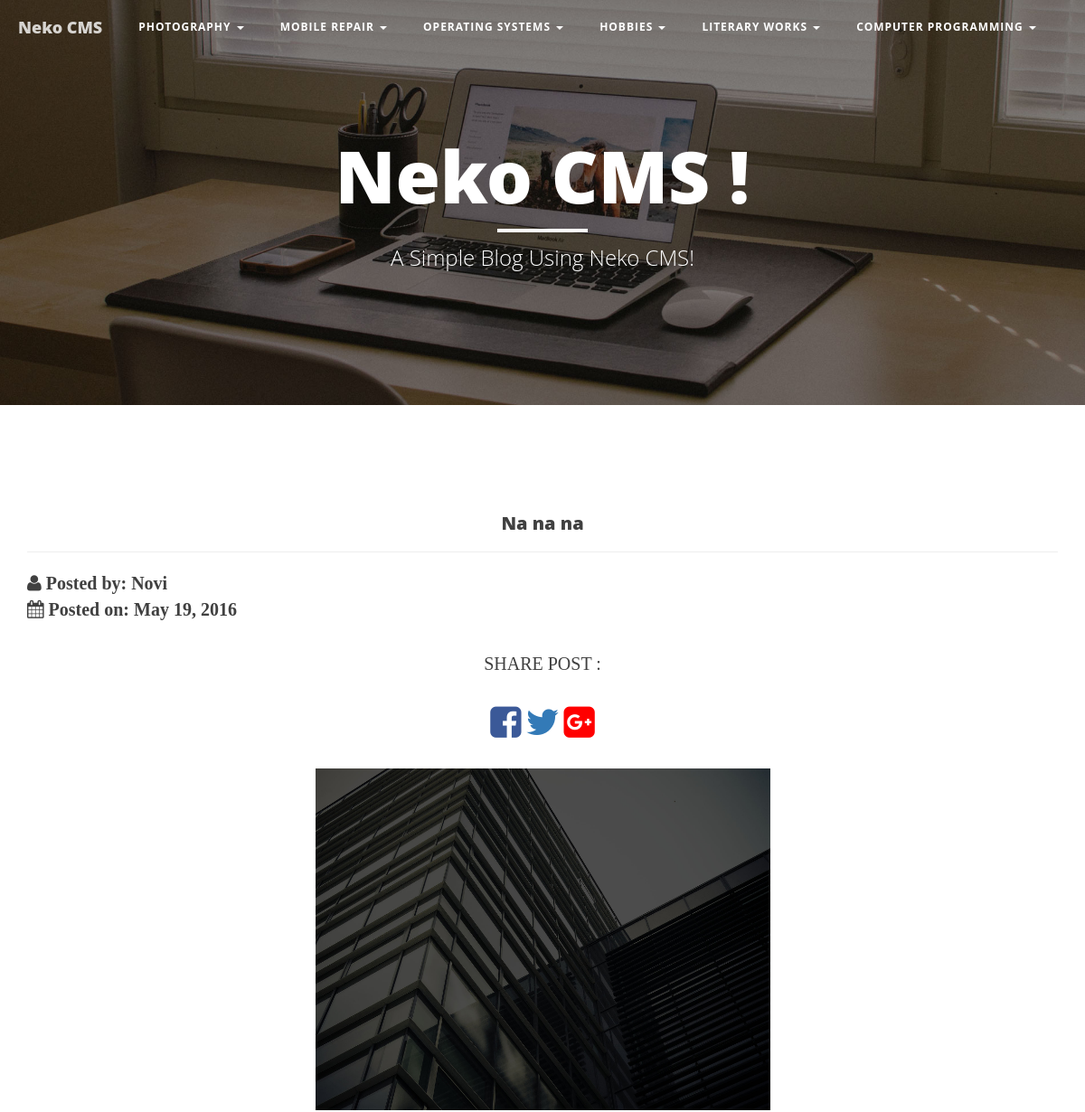
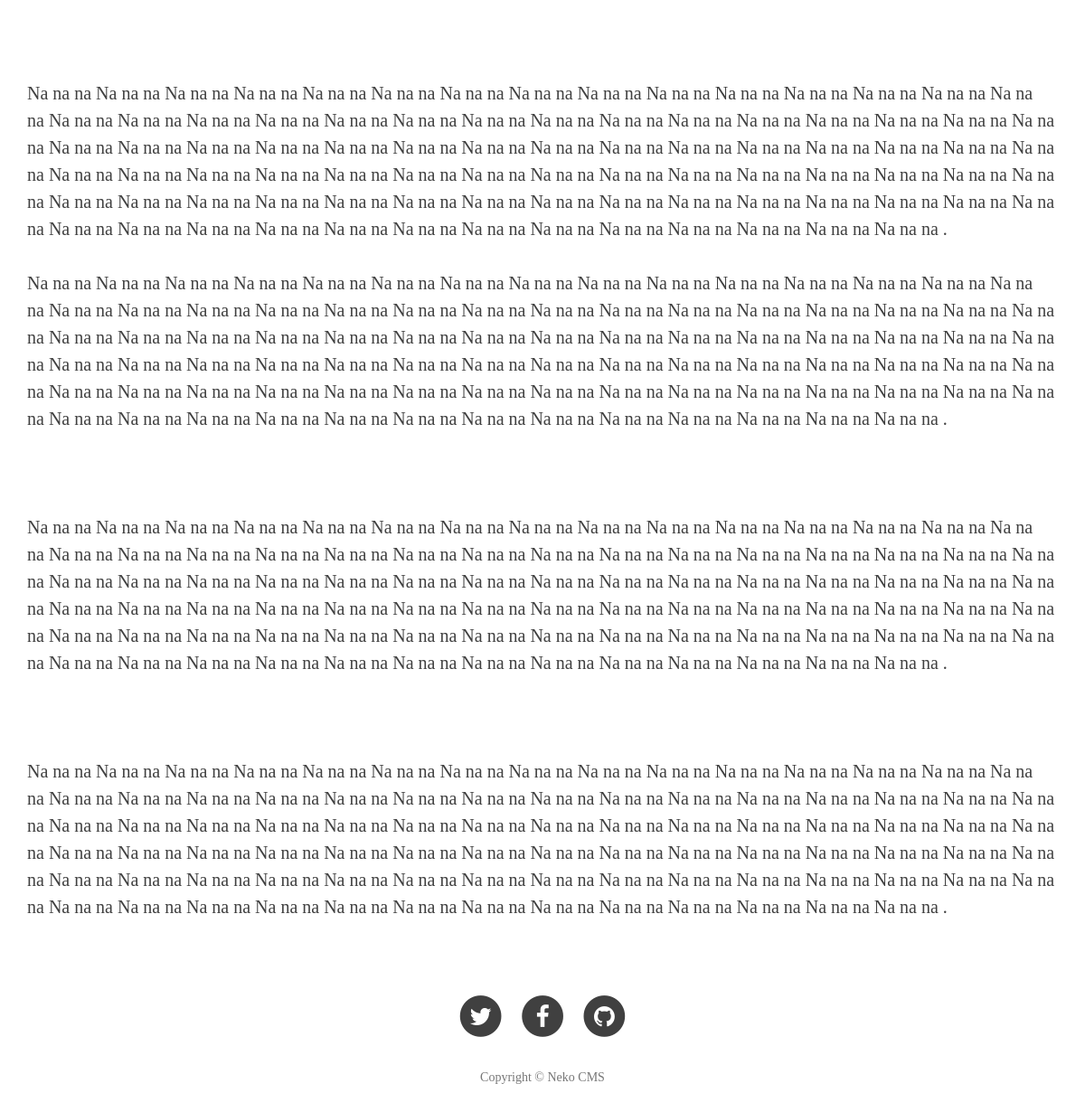
Page /article/na-na-na on the committed database (2 pictures, top to bottom).
### tables this page shows
CREATE TABLE IF NOT EXISTS `pages` (
  `pageID` int(11) NOT NULL AUTO_INCREMENT,
  `page_name` varchar(255) NOT NULL,
  `page_slug` varchar(255) NOT NULL,
  PRIMARY KEY (`pageID`)
);

CREATE TABLE IF NOT EXISTS `posts` (
  `postID` int(11) NOT NULL AUTO_INCREMENT,
  `title` varchar(255) NOT NULL,
  `slug` text NOT NULL,
  `content` longtext NOT NULL,
  `date_posted` date NOT NULL,
  `posted_by` int(11) NOT NULL,
  `parent_category` int(11) NOT NULL,
  PRIMARY KEY (`postID`)
);

CREATE TABLE IF NOT EXISTS `users` (
  `usrs_ID` int(11) NOT NULL AUTO_INCREMENT,
  `usrs_UID` varchar(10) NOT NULL,
  `usrs_username` varchar(20) NOT NULL,
  `usrs_full_name` varchar(100) NOT NULL,
  `usrs_pw` varchar(255) NOT NULL,
  `usrs_email` varchar(255) NOT NULL,
  `usrs_date_added` date NOT NULL,
  `usrs_last_logged` datetime NOT NULL,
  `usrs_role` enum('admin','writer') NOT NULL,
  PRIMARY KEY (`usrs_ID`)
);

### application/modules/home/controllers/Home.php (called while the page is built, shortened)
<?php
class Home extends CI_Controller {
  private $theme;
    public function __construct() {
        $this->load->helper(array('url','text'));
        $this->load->library(array('session','pagination','twitterbootstrap','form_validation','pageslib','themelib'));
        $this->load->model(array('home_model'));
        if($this->themelib->is_custom_theme_activated()=='Yes'){
          $this->theme = $this->themelib->get_custom_theme_path();
        }else{
          $this->theme = '';
        }
    }
   public function article($slug){
           $data['css_files']=$this->twitterbootstrap->load_css_files();
           $data['js_files']=$this->twitterbootstrap->load_js_files();
           $data['pages'] =$this->home_model->_getHomeData('pages',NULL);
           $data['categ_post']=$this->home_model->_getHomeData('posts',array(array('field'=>'slug','parameter'=>str_replace("_","-",$slug ))));
           $data['page_title']='Category Posts';
           $this->load->view('tpl/'.$this->theme.'head',$data);
           $this->load->view('tpl/'.$this->theme.'navbar',$data);
           $this->load->view('article',$data);
           $this->load->view('tpl/'.$this->theme.'footer',$data);
   }
}

### index.php (called while the page is built, shortened)
<?php
require_once BASEPATH.'core/CodeIgniter.php';

### application/modules/home/models/Home_model.php (called while the page is built, shortened)
<?php
class Home_model extends CI_Model{
		public function _getHomeData($table,$params,$limit=NULL,$orderby=NULL){
		 $query = $this->db->get();
		 return $query->result_array();
	}
}

### application/modules/home/libraries/Pageslib.php (called while the page is built, shortened)
<?php
class Pageslib{
	private $CI;
	public function __construct(){
		$this->CI = &get_instance();
	}
	public function getAuthorFullName($userId){
		$data = $this->CI->home_model->_getHomeData('users',array(array('field'=>'usrs_ID','parameter'=>$userId)));
		foreach($data as $index){
			return $index['usrs_full_name'];
		}
	}
}

### application/modules/home/views/article.php (the view, shortened to what this page needs)
<div class="container" style="margin-top: 70px;">
<div class="row">
	<div class="col-md-12">
	<?php foreach($categ_post as $index): ?>
		<h1 style="text-align: center; margin-top: 50px; font-size: 20px;" ><?php echo $index['title']; ?></h1>
		<hr>
		<strong><?php echo "<i class='fa fa-user'></i>  Posted by: ".$this->pageslib->getAuthorFullName($index['posted_by']); ?></strong>
		<br>
		<strong><?php echo "<i class='fa fa-calendar'></i> Posted on: ".date('F j,  Y',strtotime($index['date_posted']));?></strong>
		<div class="social_media_btns" style="text-align: center;">
			<p style="text-align: center;"> SHARE POST : </p>
			<a href="https://www.facebook.com/sharer/sharer.php?u=<?php echo base_url('article').'/'.$index['slug'];?>"><i class="fa fa-facebook-square fa-2x" style="color:#3b5998;"></i></a>
			<a href="https://twitter.com/home?status=<?php echo base_url('article').'/'.$index['slug'];?>"><i class="fa fa-twitter fa-2x" style="color:#337ab7;"></i></a>
			<a href="https://plus.google.com/share?url=<?php echo base_url('article').'/'.$index['slug'];?>"><i class="fa fa-google-plus-square fa-2x" style="color:red;"></i></a>
		</div>
<div id="article_full" style="margin-top: 25px;">
	<?php
     echo $index['content'];
      ?>
</div>
	<?php endforeach; ?>
	</div>
	</div>
</div>

### application/third_party/MX/Loader.php (shortened to what this page needs)
<?php (defined('BASEPATH')) OR exit('No direct script access allowed');
class MX_Loader extends CI_Loader
{
	protected $_module;
	public $_ci_cached_vars = array();
	public function initialize($controller = NULL)
	{
		$this->_module = CI::$APP->router->fetch_module();
	}
	public function database($params = '', $return = FALSE, $query_builder = NULL)
	{
		CI::$APP->db = DB($params, $query_builder);
		return $this;
	}
	public function language($langfile, $idiom = '', $return = FALSE, $add_suffix = TRUE, $alt_path = '')
	{
		CI::$APP->lang->load($langfile, $idiom, $return, $add_suffix, $alt_path, $this->_module);
		return $this;
	}
	public function library($library, $params = NULL, $object_name = NULL)
	{
		if (is_array($library)) return $this->libraries($library);
		$class = strtolower(basename($library));
		($_alias = strtolower($object_name)) OR $_alias = $class;
		list($path, $_library) = Modules::find($library, $this->_module, 'libraries/');
		if ($params == NULL)
		{
			list($path2, $file) = Modules::find($_alias, $this->_module, 'config/');
			($path2) && $params = Modules::load_file($file, $path2, 'config');
		}
		if ($path === FALSE)
		{
			$this->_ci_load_library($library, $params, $object_name);
		}
		else
		{
			CI::$APP->$_alias = new $library($params);
		}
		return $this;
    }
	public function libraries($libraries)
	{
		return $this;
	}
	public function model($model, $object_name = NULL, $connect = FALSE)
	{
		if (is_array($model)) return $this->models($model);
		($_alias = $object_name) OR $_alias = basename($model);
		if (in_array($_alias, $this->_ci_models, TRUE))
			return $this;
		list($path, $_model) = Modules::find(strtolower($model), $this->_module, 'models/');
		if ($path == FALSE)
		{
			parent::model($model, $object_name, $connect);
		}
		else
		{
			CI::$APP->$_alias = new $model();
			$this->_ci_models[] = $_alias;
		}
		return $this;
	}
	public function models($models)
	{
		return $this;
	}
	public function view($view, $vars = array(), $return = FALSE)
	{
		list($path, $_view) = Modules::find($view, $this->_module, 'views/');
		if ($path != FALSE)
		{
			$this->_ci_view_paths = array($path => TRUE) + $this->_ci_view_paths;
			$view = $_view;
		}
		return $this->_ci_load(array('_ci_view' => $view, '_ci_vars' => $this->_ci_object_to_array($vars), '_ci_return' => $return));
	}
	public function __get($class)
	{
		return (isset($this->controller)) ? $this->controller->$class : CI::$APP->$class;
	}
	public function _ci_load($_ci_data)
	{
		extract($_ci_data);
		if (isset($_ci_view))
		{
			$_ci_path = '';
			$_ci_file = (pathinfo($_ci_view, PATHINFO_EXTENSION)) ? $_ci_view : $_ci_view.EXT;
			foreach ($this->_ci_view_paths as $path => $cascade)
			{
				if (file_exists($view = $path.$_ci_file))
				{
					$_ci_path = $view;
					break;
				}
			}
		}
		elseif (isset($_ci_path))
		{
			$_ci_file = basename($_ci_path);
			if( ! file_exists($_ci_path)) $_ci_path = '';
		}
		if (isset($_ci_vars))
			$this->_ci_cached_vars = array_merge($this->_ci_cached_vars, (array) $_ci_vars);
		extract($this->_ci_cached_vars);
		if ((bool) @ini_get('short_open_tag') === FALSE && CI::$APP->config->item('rewrite_short_tags') == TRUE)
		{
			echo eval('?>'.preg_replace("/;*\s*\?>/", "; ?>", str_replace('<?=', '<?php echo ', file_get_contents($_ci_path))));
		}
		else
		{
			include($_ci_path);
		}
		if (ob_get_level() > $this->_ci_ob_level + 1)
		{
			ob_end_flush();
		}
		else
		{
			CI::$APP->output->append_output(ob_get_clean());
		}
	}
}

### application/modules/home/views/tpl/custom-themes/clean_blog/head.php (shortened to what this page needs)
<!DOCTYPE html>
<html>
<head>
    <link rel="stylesheet" type="text/css" href="<?php echo base_url('flatv2/lib/css/bootstrap.min.css');?>">
    <link rel="stylesheet" type="text/css" href="<?php echo base_url('flatv2/lib/css/font-awesome.min.css');?>">
    <link href="<?php echo base_url('custom_css/cleanblog.css');?>" rel="stylesheet">
</head>
<body>

### application/modules/home/views/tpl/custom-themes/clean_blog/navbar.php (shortened to what this page needs)
<nav class="navbar navbar-default navbar-custom navbar-fixed-top">
    <div class="container-fluid">
        <div class="navbar-header page-scroll">
            <a class="navbar-brand" href="<?php echo base_url();?>">Neko CMS</a>
        </div>
        <div class="collapse navbar-collapse" id="bs-example-navbar-collapse-1">
      <ul class="nav navbar-nav">
      <?php foreach($pages as $page){?>
        <li class="dropdown">
          <a style="font-size: 12px; font-weight: bold;" href="#" class="dropdown-toggle" data-toggle="dropdown" role="button" aria-haspopup="true" aria-expanded="false"><?php echo $page['page_name'];?> <span class="caret"></span></a>
        </li>
      <?php } ?>
      </ul>
        </div>
    </div>
</nav>
 <header class="intro-header" style="background-image: <?php echo "url('".base_url('custom_css/home-bg.jpg')."')"; ?>">
    <div class="container">
        <div class="row">
            <div class="col-lg-8 col-lg-offset-2 col-md-10 col-md-offset-1">
                <div class="site-heading">
                    <h1>Neko CMS !</h1>
                    <hr class="small">
                    <span class="subheading">A Simple Blog Using Neko CMS!</span>
                </div>
            </div>
        </div>
    </div>
</header>

### application/modules/home/views/tpl/custom-themes/clean_blog/footer.php (shortened to what this page needs)
    <footer>
        <div class="container">
            <div class="row">
                <div class="col-lg-8 col-lg-offset-2 col-md-10 col-md-offset-1">
                    <ul class="list-inline text-center">
                        <li>
                            <a href="#">
                                <span class="fa-stack fa-lg">
                                    <i class="fa fa-circle fa-stack-2x"></i>
                                    <i class="fa fa-twitter fa-stack-1x fa-inverse"></i>
                                </span>
                            </a>
                        </li>
                        <li>
                            <a href="#">
                                <span class="fa-stack fa-lg">
                                    <i class="fa fa-circle fa-stack-2x"></i>
                                    <i class="fa fa-facebook fa-stack-1x fa-inverse"></i>
                                </span>
                            </a>
                        </li>
                        <li>
                            <a href="#">
                                <span class="fa-stack fa-lg">
                                    <i class="fa fa-circle fa-stack-2x"></i>
                                    <i class="fa fa-github fa-stack-1x fa-inverse"></i>
                                </span>
                            </a>
                        </li>
                    </ul>
                    <p class="copyright text-muted">Copyright &copy; Neko CMS <?php date('Y'); ?></p>
                </div>
            </div>
        </div>
    </footer>
	</body>
</html>

### custom_css/cleanblog.css (style rules this page uses)
body { font-family: Lora, 'Times New Roman', serif; font-size: 20px; color: #404040 }
p { line-height: 1.5; margin: 30px 0 }
h1, h2, h3, h4, h5, h6 { font-family: 'Open Sans', 'Helvetica Neue', Helvetica, Arial, sans-serif; font-weight: 800 }
a { color: #404040 }
hr.small { max-width: 100px; margin: 15px auto; border-width: 4px; border-color: #fff }
.navbar-custom { position: absolute; top: 0; left: 0; width: 100%; z-index: 3; font-family: 'Open Sans', 'Helvetica Neue', Helvetica, Arial, sans-serif }
.navbar-custom .navbar-brand { font-weight: 800 }
.navbar-custom .nav li a { text-transform: uppercase; font-size: 12px; font-weight: 800; letter-spacing: 1px }
@media only screen and (min-width:768px) { .navbar-custom { background: 0 0; border-bottom: 1px solid transparent } }
@media only screen and (min-width:768px) { .navbar-custom .navbar-brand { color: #fff; padding: 20px } }
@media only screen and (min-width:768px) { .navbar-custom .nav li a { color: #fff; padding: 20px } }
@media only screen and (min-width:1170px) { .navbar-custom { -webkit-transition: background-color .3s; -moz-transition: background-color .3s; transition: background-color .3s; -webkit-transform: translate3d(0, 0, 0); -moz-transform: translate3d(0, 0, 0); -ms-transform: translate3d(0, 0, 0); -o-transform: translate3d(0, 0, 0); transform: translate3d(0, 0, 0); -webkit-backface-visibility: hidden; backface-visibility: hidden } }
.intro-header { background-color: gray; background: no-repeat center center; background-attachment: scroll; -webkit-background-size: cover; -moz-background-size: cover; background-size: cover; -o-background-size: cover; margin-bottom: 50px }
.intro-header .site-heading, .intro-header .post-heading, .intro-header .page-heading { padding: 100px 0 50px; color: #fff }
@media only screen and (min-width:768px) { .intro-header .site-heading, .intro-header .post-heading, .intro-header .page-heading { padding: 150px 0 } }
.intro-header .site-heading, .intro-header .page-heading { text-align: center }
.intro-header .site-heading h1, .intro-header .page-heading h1 { margin-top: 0; font-size: 50px }
.intro-header .site-heading .subheading, .intro-header .page-heading .subheading { font-size: 24px; line-height: 1.1; display: block; font-family: 'Open Sans', 'Helvetica Neue', Helvetica, Arial, sans-serif; font-weight: 300; margin: 10px 0 0 }
@media only screen and (min-width:768px) { .intro-header .site-heading h1, .intro-header .page-heading h1 { font-size: 80px } }
footer { padding: 50px 0 65px }
footer .list-inline { margin: 0; padding: 0 }
footer .copyright { font-size: 14px; text-align: center; margin-bottom: 0 }
body { webkit-tap-highlight-color: #0085a1 }

### rows in the picture
pages: page_name "PHOTOGRAPHY"
pages: page_name "MOBILE REPAIR"
pages: page_name "OPERATING SYSTEMS"
pages: page_name "HOBBIES"
pages: page_name "LITERARY WORKS"
pages: page_name "COMPUTER PROGRAMMING"
posts: title "Na na na", posted_by.usrs_full_name "Novi", date_posted "May 19, 2016", content (picture), content "Na na na Na na na Na na na Na na na Na na na Na na na Na na na Na na na Na na na Na na na Na na na Na na na Na na na Na na na Na na na Na na na Na na na Na na na Na na na Na na na Na na na Na na na Na na na Na na na Na na na Na na na Na na na Na na na Na na na Na na na Na na na Na na na Na na na Na na na Na na na Na na na Na na na Na na na Na na na Na na na Na na na Na na na Na na na Na na na Na na na Na na na Na na na Na na na Na na na Na na na Na na na Na na na Na na na Na na na Na na na Na na na Na na na Na na na Na na na Na na na Na na na Na na na Na na na Na na na Na na na Na na na Na na na Na na na Na na na Na na na Na na na Na na na Na na na Na na na Na na na Na na na Na na na Na na…"
